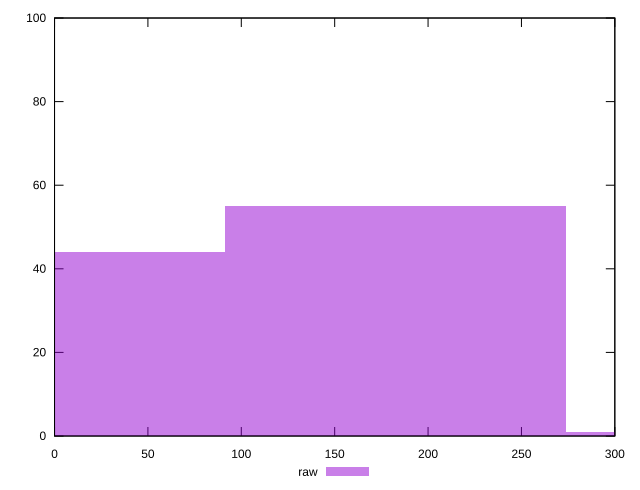

Write the gnuplot code that produced this figure.
reset

$raw <<EOF
364.8581572803223 1
182.42907864016115 55
0 44
EOF

set key outside below
set boxwidth 182.42907864016115
set xrange [0:300]
set yrange [0:100]
set trange [0:100]
set style fill transparent solid 0.5 noborder
set terminal svg size 640, 490 enhanced background rgb 'white'
set output "reports/report_00027_2021-02-24T12-40-31.850Z/unminified-javascript/samples/astro/raw/histogram.svg"

plot $raw title "raw" with boxes

reset
